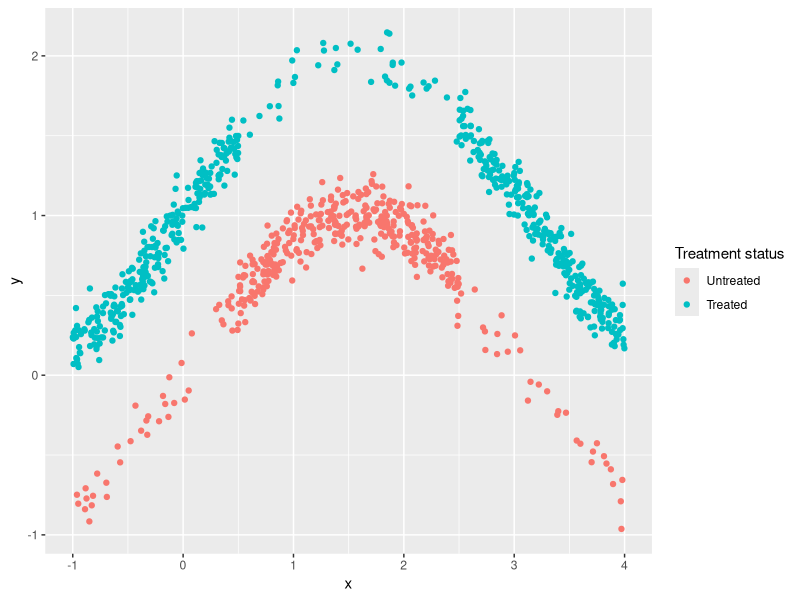
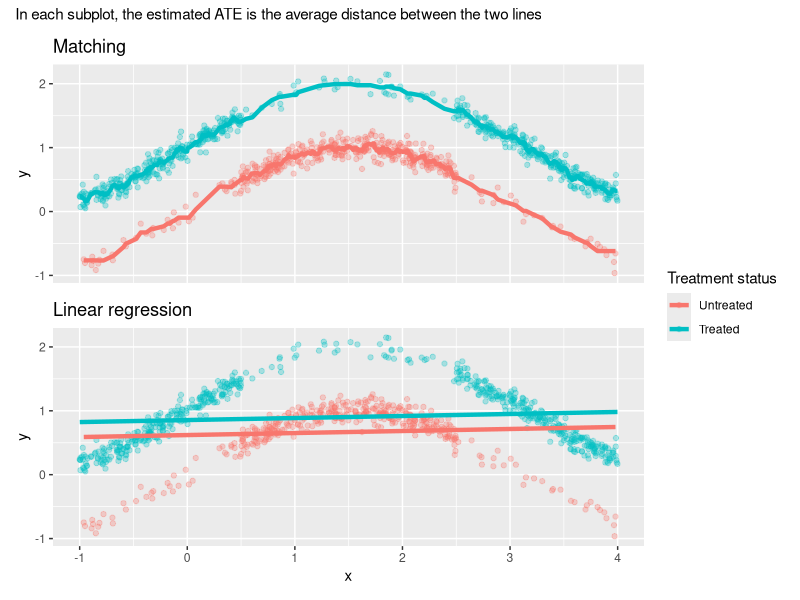
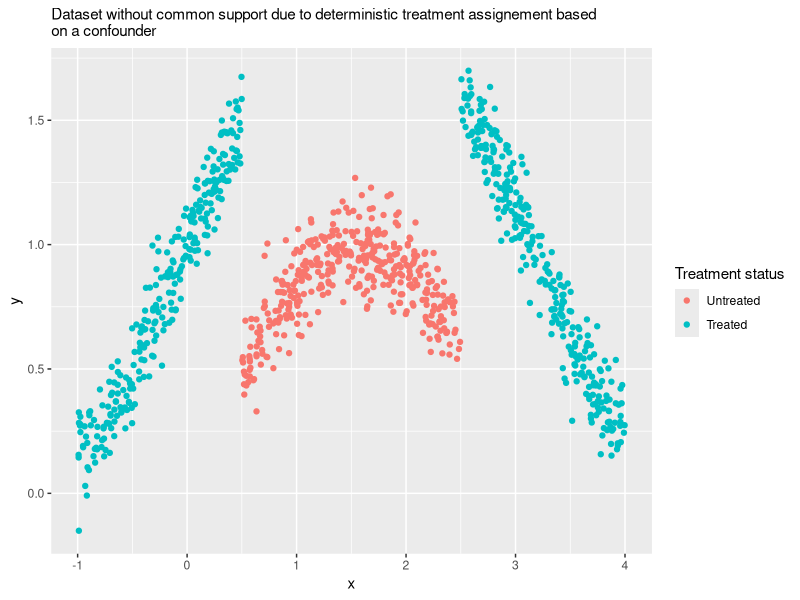
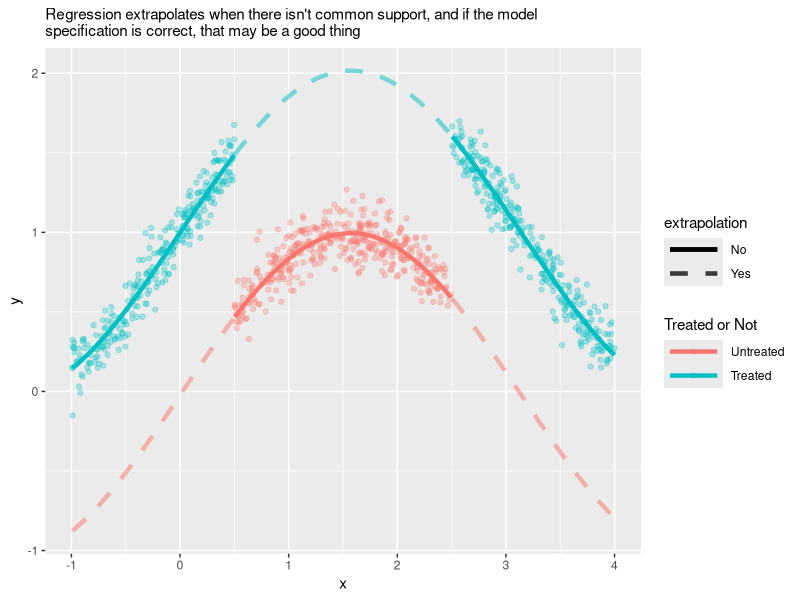
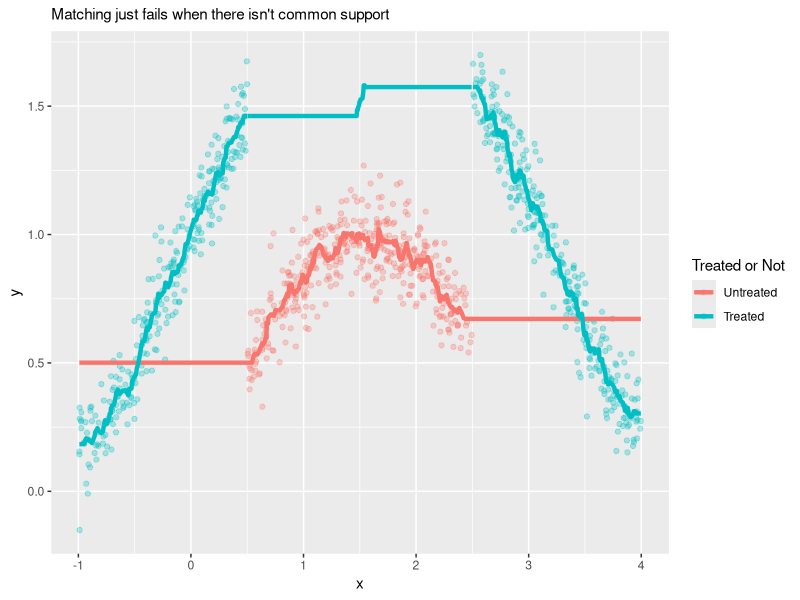

Write R code to recreate these figures, in order.
## ---- chunk 1
knitr::opts_chunk$set(class.source="language-r", class.output="language-r")
## ---- chunk 2
library(tidyverse)

# Data-generating code
df <- tibble(
  # x is our confounder
  x = runif(1000, -1, 4),
  # it affects the probabiity of receiving the treatment
  # in a NON-LINEAR way (step function)
  prob_d = ifelse(x > 0.5 & x < 2.5, 0.1, 0.9),
  d = rbinom(1000, 1, prob_d),
  noise = rnorm(1000, sd = 0.1),
  # for simplification, the treatment effect is homogeneous
  treat_effect = 1,
  # x also effects the outcome in a non-linear way
  y = sin(x) + d*treat_effect + noise
) %>% 
  mutate(d_factor = factor(d,
                           levels=c(0,1), labels=c("Untreated",
                                                   "Treated")))

ggplot(df,
       aes(x, y,
           color = d_factor)) +
  geom_point() + 
  labs(color = "Treatment status")
## ---- chunk 3
linear_model1 <- lm(y ~ d + x, data = df)

confint(linear_model1)
## ---- chunk 4
library(Matching)
M <- Match(df$y, df$d, df$x, M = 5, Weight = 2, caliper = 0.05)
summary(M)
## ---- chunk 5
# Matching 
library(FNN)
knn1 <- knn.reg(
  train = dplyr::select(df, x, d),
  y = df$y,
  test = dplyr::select(df, x, d),
  k = 10,
  algorithm = "brute"
)

df_knn <- df %>% 
  mutate(pred_knn = knn1$pred)

# Regression
df_linear <- df %>% 
  modelr::add_predictions(linear_model1, var = "pred_linear")


# Plots
plot_matching <- 
  ggplot(df_knn) +
  aes(x = x, color = d_factor) +
  geom_point(aes(y = y), alpha = 0.3) +
  geom_line(aes(y = pred_knn), size = 1.5) +
  labs(color = "Treatment status",
       title = "Matching") + theme(
    axis.text.x = element_blank(),
    axis.ticks.x = element_blank(),
    axis.title.x = element_blank()
  )

plot_linear <- 
  ggplot(df_linear) +
  aes(x = x, color = d_factor) +
  geom_point(aes(y = y), alpha = 0.3) +
  geom_line(aes(y = pred_linear), size = 1.5) +
  labs(color = "Treatment status",
       title = "Linear regression")

library(patchwork)

(plot_matching / plot_linear) +
  plot_layout(guides = "collect") + 
  plot_annotation(subtitle = "In each subplot, the estimated ATE is the average distance between the two lines")
    
## ---- chunk 6
df_wo_common_support <-
  tibble(
    x = runif(1000,-1, 4),
    # Note how `x` now affects `d` in a deterministic way
    # There is no `prob_d` and no `rbinom`
    d = ifelse(x > 0.5 & x < 2.5, 0, 1),
    noise = rnorm(1000, sd = 0.1),
    treat_effect = 1,
    # x->y and x->d, just like in the previous example
    y = sin(x) + d * treat_effect + noise
  ) %>%
  mutate(d_factor = factor(
    d,
    levels = c(0, 1),
    labels = c("Untreated", "Treated")
  ))

ggplot(df_wo_common_support,
       aes(x, y,
           color = d_factor)) +
  geom_point() + 
  labs(color = "Treatment status",
       subtitle = str_wrap("Dataset without common support due to deterministic treatment assignement based on a confounder"))
## ---- chunk 7
reg_wo_common_support <- lm(y ~ d + sin(x), data = df_wo_common_support)

confint(reg_wo_common_support)
## ---- chunk 8
# Hacky data manipulation to avoid the plot looking weird
df_wo_common_support <- df_wo_common_support %>%
  mutate(group = case_when(
           x < 0.5 ~ "segment1",
           x > 2.5 ~ "segment3",
           TRUE ~ "segment2"
         ))

# Function to label the treatment variable 
creating_factor_d <- function(x) factor(x,
                                        levels = c(0, 1),
                                        labels = c("Untreated",
                                                   "Treated"))

df_wo_cs_treated <- df_wo_common_support %>% 
  mutate(extrapolation = ifelse(d == 1, "No", "Yes"),
         d = 1,
         d_factor = creating_factor_d(d)) %>% 
  modelr::add_predictions(reg_wo_common_support, var = "pred_treated")
  
df_wo_cs_untreated <- df_wo_common_support %>% 
  mutate(extrapolation = ifelse(d == 0, "No", "Yes"),
         d = 0,
         d_factor = creating_factor_d(d)) %>% 
  modelr::add_predictions(reg_wo_common_support, var = "pred_untreated")

plot_wo_cs_reg <- 
  ggplot() +
  aes(x, y, color = d_factor) +
  geom_point(data= df_wo_common_support, alpha = 0.3) +
  geom_line(data = df_wo_cs_untreated,
            aes(y = pred_untreated,
                alpha = extrapolation,
                linetype = extrapolation,
                group = group), size = 1.5) +
  geom_line(data = df_wo_cs_treated,
            aes(y = pred_treated,
                alpha = extrapolation,
                linetype = extrapolation,
                group = group), size = 1.5) +
  scale_alpha_manual(values = c("Yes" = 0.5, "No" = 1)) +
  scale_linetype_manual(values = c("Yes" = "dashed", "No" = "solid")) +
  scale_color_discrete(name = "Treated or Not") +
  theme(legend.key.width=unit(1.5,"cm")) +
  labs(subtitle = str_wrap("Regression extrapolates when there isn't common support, and if the model specification is correct, that may be a good thing"))

plot_wo_cs_reg
## ---- chunk 9
x_values <- df_wo_common_support %>% dplyr::select(x)

knn_wo_cs_treated <- knn.reg(
  train = df_wo_common_support %>% 
    filter(d == 1) %>% 
    dplyr::select(x),
  y = df_wo_common_support %>% 
    filter(d == 1) %>% 
    dplyr::pull(y),
  test = x_values,
  k = 15,
  algorithm = "brute"
)

knn_wo_cs_untreated <- knn.reg(
  train = df_wo_common_support %>% 
    filter(d == 0) %>% 
    dplyr::select(x),
  y = df_wo_common_support %>% 
    filter(d == 0) %>% 
    dplyr::pull(y),
  test = x_values,
  k = 15,
  algorithm = "brute"
)

df_untr_matching_wo_cs <-
  tibble(
    y_pred = knn_wo_cs_untreated$pred,
    x = df_wo_common_support$x,
    d = 0
  ) %>%
  mutate(d_factor = creating_factor_d(d))

df_tr_matching_wo_cs <-
  tibble(
    y_pred = knn_wo_cs_treated$pred,
    x = df_wo_common_support$x,
    d = 1
  ) %>%
  mutate(d_factor = creating_factor_d(d),
         group = case_when(
           x < 0.5 ~ "segment1",
           x > 2.5 ~ "segment3",
           TRUE ~ "segment2"
         ))

plot_matching_wo_cs <- 
  ggplot() +
  aes(x, y, color = d_factor) +
  geom_point(data= df_wo_common_support, alpha = 0.3) +
  geom_line(data = df_untr_matching_wo_cs,
            aes(y = y_pred), size = 1.5) +
  geom_line(data = df_tr_matching_wo_cs,
            aes(y = y_pred, group = group), size = 1.5) +
  labs(color = "Treated or Not",
       subtitle = "Matching just fails when there isn't common support") 

plot_matching_wo_cs
## ---- chunk 10
M_wo_cs <- Match(df_wo_common_support$y,
                 df_wo_common_support$d,
                 df_wo_common_support$x,
                 M = 5,
                 # Weight = 2 means we use Mahalanobis distance, weirdly 
                 Weight = 2,
                 caliper = 0.05)
summary(M_wo_cs)
## ---- chunk 11
set.seed(1989)

# Code that generates the data
df_hte <- 
  tibble(
    gender = c(rep("men", 450), rep("women", 450), rep("other", 100)),
    baseline_mean = case_when(
      gender == "men" ~ 10,
      gender == "women" ~ 12,
      gender == "other" ~ 8),
    y0 = rnorm(1000, mean = baseline_mean),
    prob_d = ifelse(gender %in% c("men", "women"), 0.05, 0.5),
    d = rbinom(1000, 1, prob_d),
    treat_effect = ifelse(gender %in% c("men", "women"), 1, 3),
    y = y0 + d*treat_effect
  )
## ---- chunk 12
lm(y ~ d + gender, data = df_hte)
## ---- chunk 13
df_hte_matching <- df_hte %>% 
  fastDummies::dummy_cols("gender")

matrix_gender <- df_hte_matching %>% 
    dplyr::select(starts_with("gender_")) %>% 
    as.matrix()

Match(
  Y = df_hte_matching$y,
  Tr = df_hte_matching$d,
  X = matrix_gender,
  exact = TRUE,
  estimand = "ATE"
) %>% summary()
  
